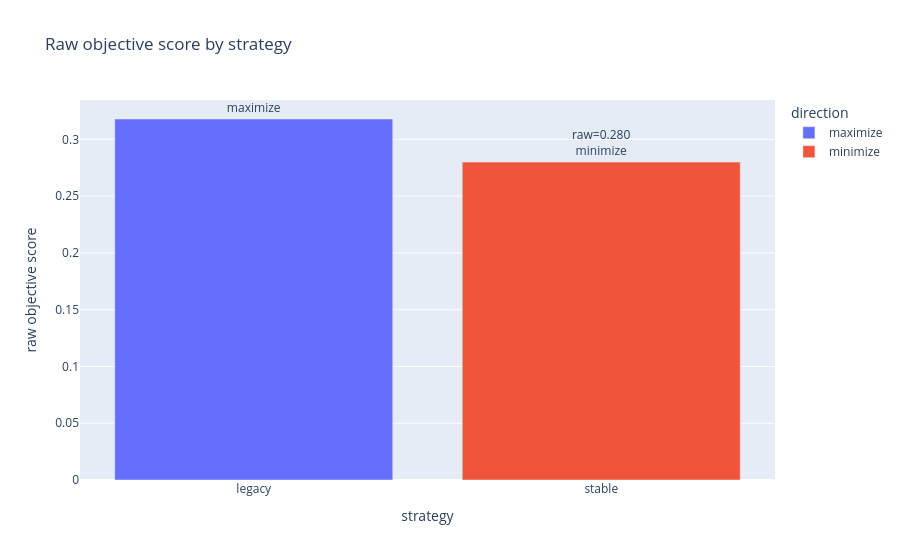

Notebook source saved alongside this figure:
### Markdown cell above
## 2. Comparação visual com Plotly

Aqui a ideia é mostrar que a API amigável não esconde a arquitetura nova de scoring:

- `legacy` continua disponível
- `stable` continua controlável
- ambos podem ser comparados no mesmo fluxo de notebook

### Code cell
comparison = pd.concat(
    [
        legacy_binner.score_details().assign(run="legacy"),
        stable_binner.score_details().assign(run="stable"),
    ],
    ignore_index=True,
).copy()

comparison_table = (
    comparison[
        [
            "run",
            "score_strategy",
            "objective_direction",
            "objective_score",
            "objective_preference_score",
        ]
    ]
    .drop_duplicates()
    .rename(
        columns={
            "run": "strategy",
            "score_strategy": "score_strategy",
            "objective_direction": "direction",
            "objective_score": "raw_score",
            "objective_preference_score": "internal_comparison_score",
        }
    )
    .reset_index(drop=True)
)

display(comparison_table)

raw_plot = comparison_table.copy()
raw_plot["text_label"] = raw_plot.apply(
    lambda row: f"raw={row['raw_score']:.3f}<br>{row['direction']}",
    axis=1,
)

fig_raw = px.bar(
    raw_plot,
    x="strategy",
    y="raw_score",
    color="direction",
    text="text_label",
    title="Raw objective score by strategy",
    hover_data={
        "score_strategy": True,
        "direction": True,
        "raw_score": ":.4f",
        "internal_comparison_score": ":.4f",
        "text_label": False,
    },
)

fig_raw.update_traces(textposition="outside")
fig_raw.update_layout(
    xaxis_title="strategy",
    yaxis_title="raw objective score",
)
fig_raw

### Figure 1 — Plotly figure (JSON) as saved in the notebook; plotly's stock layout.template omitted (floating-point values rounded to 4 significant figures)
{"data": [{"customdata": [["legacy", "maximize", 0.318, "raw=0.318<br>maximize"]], "hovertemplate": "direction=%{customdata[1]}<br>strategy=%{x}<br>raw_score=%{y:.4f}<br>score_strategy=%{customdata[0]}<br>internal_comparison_score=%{customdata[2]:.4f}<extra></extra>", "legendgroup": "maximize", "marker": {"color": "#636efa", "pattern": {"shape": ""}}, "name": "maximize", "orientation": "v", "showlegend": true, "text": ["raw=0.318<br>maximize"], "textposition": "outside", "type": "bar", "x": ["legacy"], "xaxis": "x", "y": [0.318], "yaxis": "y"}, {"customdata": [["stable", "minimize", -0.28, "raw=0.280<br>minimize"]], "hovertemplate": "direction=%{customdata[1]}<br>strategy=%{x}<br>raw_score=%{y:.4f}<br>score_strategy=%{customdata[0]}<br>internal_comparison_score=%{customdata[2]:.4f}<extra></extra>", "legendgroup": "minimize", "marker": {"color": "#EF553B", "pattern": {"shape": ""}}, "name": "minimize", "orientation": "v", "showlegend": true, "text": ["raw=0.280<br>minimize"], "textposition": "outside", "type": "bar", "x": ["stable"], "xaxis": "x", "y": [0.28], "yaxis": "y"}], "layout": {"barmode": "relative", "legend": {"title": {"text": "direction"}, "tracegroupgap": 0}, "title": {"text": "Raw objective score by strategy"}, "xaxis": {"anchor": "y", "domain": [0, 1], "title": {"text": "strategy"}}, "yaxis": {"anchor": "x", "domain": [0, 1], "title": {"text": "raw objective score"}}}}
